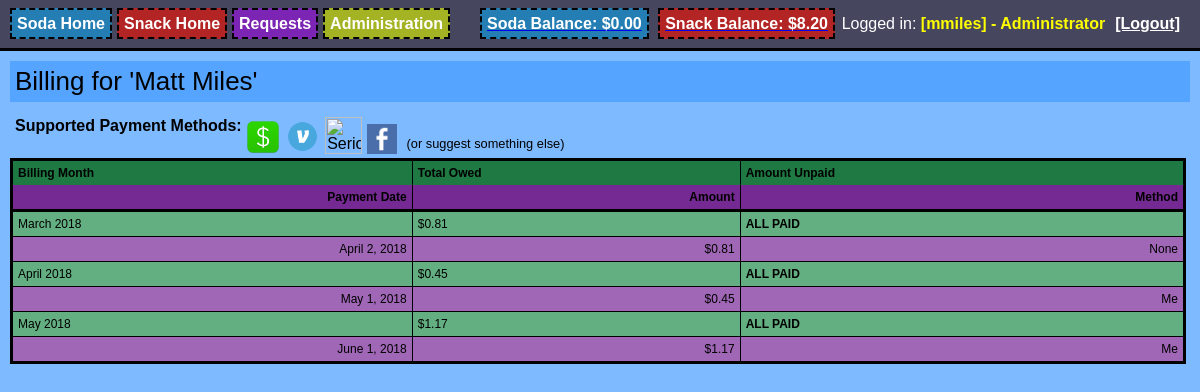
Screenshot of /billing.php?type=Soda&name=Matt Miles&userid=1 (signed in) with the database file from the repository.
### tables this page shows
CREATE TABLE "Purchase_History" (
	`UserID`	INTEGER NOT NULL,
	`ItemID`	INTEGER NOT NULL,
	`Cost`	REAL,
	`Date`	TEXT,
	`DiscountCost`	REAL
);

CREATE TABLE "Payments" (
	`UserID`	INTEGER NOT NULL,
	`Method`	TEXT,
	`Amount`	REAL NOT NULL,
	`Date`	TEXT,
	`Note`	TEXT,
	`ItemType`	TEXT
);

### Mobile_Detect.php (called while the page is built, shortened)
<?php
class Mobile_Detect
{
    protected $userAgent = null;
    protected $httpHeaders = array();
    protected $detectionType = self::DETECTION_TYPE_MOBILE;
    protected static $mobileHeaders = array(
            'HTTP_ACCEPT'                  => array('matches' => array(
                                                                        'application/x-obml2d',
                                                                        'application/vnd.rim.html',
                                                                        'text/vnd.wap.wml',
                                                                        'application/vnd.wap.xhtml+xml'
                                            )),
            'HTTP_X_WAP_PROFILE'           => null,
            'HTTP_X_WAP_CLIENTID'          => null,
            'HTTP_WAP_CONNECTION'          => null,
            'HTTP_PROFILE'                 => null,
            'HTTP_X_OPERAMINI_PHONE_UA'    => null,
            'HTTP_X_NOKIA_GATEWAY_ID'      => null,
            'HTTP_X_ORANGE_ID'             => null,
            'HTTP_X_VODAFONE_3GPDPCONTEXT' => null,
            'HTTP_X_HUAWEI_USERID'         => null,
            'HTTP_UA_OS'                   => null,
            'HTTP_X_MOBILE_GATEWAY'        => null,
            'HTTP_X_ATT_DEVICEID'          => null,
            'HTTP_UA_CPU'                  => array('matches' => array('ARM')),
    );
    protected static $operatingSystems = array(
        'AndroidOS'         => 'Android',
        'BlackBerryOS'      => 'blackberry|\bBB10\b|rim tablet os',
        'PalmOS'            => 'PalmOS|avantgo|blazer|elaine|hiptop|palm|plucker|xiino',
        'SymbianOS'         => 'Symbian|SymbOS|Series60|Series40|SYB-[0-9]+|\bS60\b',
        'WindowsMobileOS'   => 'Windows CE.*(PPC|Smartphone|Mobile|[0-9]{3}x[0-9]{3})|Window Mobile|Windows Phone [0-9.]+|WCE;',
        'WindowsPhoneOS'   => 'Windows Phone 10.0|Windows Phone 8.1|Windows Phone 8.0|Windows Phone OS|XBLWP7|ZuneWP7|Windows NT 6.[23]; ARM;',
        'iOS'               => '\biPhone.*Mobile|\biPod|\biPad',
        'MeeGoOS'           => 'MeeGo',
        'MaemoOS'           => 'Maemo',
        'JavaOS'            => 'J2ME/|\bMIDP\b|\bCLDC\b',
        'webOS'             => 'webOS|hpwOS',
        'badaOS'            => '\bBada\b',
        'BREWOS'            => 'BREW',
    );
    protected static $browsers = array(
        'Chrome'          => '\bCrMo\b|CriOS|Android.*Chrome/[.0-9]* (Mobile)?',
        'Dolfin'          => '\bDolfin\b',
        'Opera'           => 'Opera.*Mini|Opera.*Mobi|Android.*Opera|Mobile.*OPR/[0-9.]+|Coast/[0-9.]+',
        'Skyfire'         => 'Skyfire',
        'Edge'             => 'Mobile Safari/[.0-9]* Edge',
        'IE'              => 'IEMobile|MSIEMobile',
        'Firefox'         => 'fennec|firefox.*maemo|(Mobile|Tablet).*Firefox|Firefox.*Mobile|FxiOS',
        'Bolt'            => 'bolt',
        'TeaShark'        => 'teashark',
        'Blazer'          => 'Blazer',
        'Safari'          => 'Version.*Mobile.*Safari|Safari.*Mobile|MobileSafari',
        'UCBrowser'       => 'UC.*Browser|UCWEB',
        'baiduboxapp'     => 'baiduboxapp',
        'baidubrowser'    => 'baidubrowser',
        'DiigoBrowser'    => 'DiigoBrowser',
        'Puffin'            => 'Puffin',
        'Mercury'          => '\bMercury\b',
        'ObigoBrowser' => 'Obigo',
        'NetFront' => 'NF-Browser',
        'GenericBrowser'  => 'NokiaBrowser|OviBrowser|OneBrowser|TwonkyBeamBrowser|SEMC.*Browser|FlyFlow|Minimo|NetFront|Novarra-Vision|MQQBrowser|MicroMessenger',
		'PaleMoon'        => 'Android.*PaleMoon|Mobile.*PaleMoon',
    );
    protected static $uaHttpHeaders = array(
        'HTTP_USER_AGENT',
        'HTTP_X_OPERAMINI_PHONE_UA',
        'HTTP_X_DEVICE_USER_AGENT',
        'HTTP_X_ORIGINAL_USER_AGENT',
        'HTTP_X_SKYFIRE_PHONE',
        'HTTP_X_BOLT_PHONE_UA',
        'HTTP_DEVICE_STOCK_UA',
        'HTTP_X_UCBROWSER_DEVICE_UA'
    );
    public function setHttpHeaders($httpHeaders = null)
    {
        if (!is_array($httpHeaders) || !count($httpHeaders)) {
            $httpHeaders = $_SERVER;
        }
        $this->httpHeaders = array();
        foreach ($httpHeaders as $key => $value) {
            if (substr($key, 0, 5) === 'HTTP_') {
                $this->httpHeaders[$key] = $value;
            }
        }
    }
    public function getMobileHeaders()
    {
        return self::$mobileHeaders;
    }
    public function getUaHttpHeaders()
    {
        return self::$uaHttpHeaders;
    }
    public function setCfHeaders($cfHeaders = null) {
        $response = false;
        return $response;
    }
    public function setUserAgent($userAgent = null)
    {
        if (false === empty($userAgent)) {
            return $this->userAgent = $userAgent;
        } else {
            $this->userAgent = null;
            foreach ($this->getUaHttpHeaders() as $altHeader) {
                if (false === empty($this->httpHeaders[$altHeader])) {
                    $this->userAgent .= $this->httpHeaders[$altHeader] . " ";
                }
            }
            if (!empty($this->userAgent)) {
                return $this->userAgent = trim($this->userAgent);
            }
        }
        return $this->userAgent = null;
    }
    public function getUserAgent()
    {
        return $this->userAgent;
    }
    public function setDetectionType($type = null)
    {
        $this->detectionType = $type;
    }
    public static function getMobileDetectionRules()
    {
        static $rules;
        if (!$rules) {
            $rules = array_merge(
                self::$phoneDevices,
                self::$tabletDevices,
                self::$operatingSystems,
                self::$browsers
            );
        }
        return $rules;
    }
    public function getRules()
    {
        if ($this->detectionType == self::DETECTION_TYPE_EXTENDED) {
            return self::getMobileDetectionRulesExtended();
        } else {
            return self::getMobileDetectionRules();
        }
    }
    public function checkHttpHeadersForMobile()
    {
        foreach ($this->getMobileHeaders() as $mobileHeader => $matchType) {
            if (isset($this->httpHeaders[$mobileHeader])) {
                if (is_array($matchType['matches'])) {
                    return false;
                } else {
                    return true;
                }
            }
        }
        return false;
    }
    protected function matchDetectionRulesAgainstUA($userAgent = null)
    {
        return false;
    }
    public function isMobile($userAgent = null, $httpHeaders = null)
    {
        if ($this->checkHttpHeadersForMobile()) {
            return true;
        } else {
            return $this->matchDetectionRulesAgainstUA();
        }
    }
    public function match($regex, $userAgent = null)
    {
        $match = (bool) preg_match(sprintf('#%s#is', $regex), (false === empty($userAgent) ? $userAgent : $this->userAgent), $matches);
        return $match;
    }
}

### billing.php (the view, shortened to what this page needs)
<head>
<?php
    $db = new SQLite3("db/item.db");
    include("foodstock_functions.php");
    $loggedInAdmin = IsAdminLoggedIn();
    require_once 'Mobile_Detect.php';
    $detect = new Mobile_Detect;
    $device_type = ($detect->isMobile() ? ($detect->isTablet() ? 'tablet' : 'phone') : 'computer');
    $isMobile = $device_type == 'phone';
?>
<link rel="stylesheet" type="text/css" href="colorPicker.css"/>
<link rel="stylesheet" type="text/css" href="style.css"/>
<link rel="stylesheet" href="//code.jquery.com/ui/1.11.2/themes/smoothness/jquery-ui.css">
</head>
<?php
	if( $isMobile ) {
		echo "<body class='soda_body' style='display:inline-table;'>";
	} else {
		echo "<body class='soda_body'>";
	}
	include("login_bar.php");
	$itemType = $_GET['type'];
	if( $loggedInAdmin && isset($_GET['userid'] ) && isset($_GET['name'] )  ) {
		$userID = $_GET['userid'];
		$name = $_GET['name'];
	} else {
		$userID = $_SESSION['userID'];
		$name = $_SESSION['firstname'];
	}
	echo "<div class='soda_popout'  style='margin:10px; padding:5px;'><span style='font-size:26px;'>Billing for '$name'</span></div>";
	echo "<div id='restock_all'>";
	echo "<table style='font-size:12; border: 3px solid; border-collapse:collapse; margin:10px; width:98%'>";
	echo "<thead><tr style='background-color: #1f7943; border-top: 3px solid; border-right: 3px solid; border-left: 3px solid; border-bottom: none;'>";
	echo "<th style='padding:5px; border-right:1px #000 solid;' align='left'>Billing Month</th>";
	echo "<th style='padding:5px; border-right:1px #000 solid;' align='left'>Total Owed</th>";
	echo "<th style='padding:5px; border-right:1px #000 solid;' align='left'>Amount Unpaid</th>";
	echo "</tr></thead>";
	echo "<thead><tr style='background-color: #742a92; border-top: none; border-right: 3px solid; border-left: 3px solid; border-bottom: 3px solid;'>";
	echo "<th style='padding:5px; border-right:1px #000 solid; text-align:right;' align='left'>Payment Date</th>";
	echo "<th style='padding:5px; border-right:1px #000 solid; text-align:right;' align='left'>Amount</th>";
	echo "<th style='padding:5px; border-right:1px #000 solid; text-align:right;' align='left'>Method</th>";
	echo "</tr></thead>";
	$results = $db->query("SELECT Sum(Amount) as Total FROM Payments WHERE ItemType='$itemType' AND UserID = $userID");
	$totalPayments = $results->fetchArray()['Total'];
	$currentMonthLabel = "";
	$currentMonthTotal = 0;
	$currentMonth = 0;
	$currentYear = 0;
	$results = $db->query("SELECT i.Name, p.Cost, p.DiscountCost, p.Date, p.UserID FROM Purchase_History p JOIN Item i on p.itemID = i.ID WHERE p.UserID = $userID AND i.Type='$itemType' ORDER BY p.Date ASC");
	while ($row = $results->fetchArray()) {
		$date_object = DateTime::createFromFormat( 'Y-m-d H:i:s', $row['Date'] );
		$purchaseMonth = $date_object->format('F Y');
		if( $currentMonthLabel == "" ) {
			$currentMonthLabel = $purchaseMonth;
			$currentMonth = $date_object->format('m');
			$currentYear = $date_object->format('Y');
		}
		if( $purchaseMonth != $currentMonthLabel ) {
			$currentMonth = $date_object->format('m');
			$currentYear = $date_object->format('Y');
			$totalPayments = printBillMonth( $db, $itemType, $userID, $currentMonthLabel, $currentMonthTotal, $currentMonth, $currentYear, $totalPayments, false );
			$currentMonthLabel = $purchaseMonth;
			$currentMonthTotal = 0;
		}
		if( $row['DiscountCost'] != "" ) {
			$currentMonthTotal += $row['DiscountCost'];
		} else {
			$currentMonthTotal += $row['Cost'];
		}
	}
	$totalPayments = printBillMonth( $db, $itemType, $userID, $currentMonthLabel, $currentMonthTotal, $currentMonth, $currentYear, $totalPayments, true );
		echo "</table>";
	echo "</div>";
	function printBillMonth( $db, $itemType, $userID, $currentMonthLabel, $currentMonthTotal, $currentMonth, $currentYear, $totalPayments, $restOfPayments ) {
		$paymentStartMonth = $currentYear . "-" . $currentMonth . "-01";
		$paymentsWhere = "";
		if( $restOfPayments ) {
			$paymentMonthStart = $currentMonth + 1;
			$paymentYearStart = $currentYear;
			if( $paymentMonthStart < 10 ) {
				$paymentMonthStart = 0 . $paymentMonthStart;
			}
			$paymentsWhere = " Date >= '$paymentYearStart-$paymentMonthStart-01'";
		} else {
			$paymentMonthEnd = $currentMonth + 1;
			$paymentYearEnd = $currentYear;
			if( $paymentMonthEnd < 10 ) {
				$paymentMonthEnd = 0 . $paymentMonthEnd;
			}
			$paymentsWhere = " Date between '$paymentStartMonth' AND '$paymentYearEnd-$paymentMonthEnd-01'";
		}
		echo "<tr class='billing_row'>";
		echo "<td style='padding:5px; border:1px #000 solid;'>" . $currentMonthLabel . "</td>";
		echo "<td style='padding:5px; border:1px #000 solid;'>$" . number_format( $currentMonthTotal, 2 ) . "</td>";
		if( $currentMonthTotal > $totalPayments ) {
		$amountNotPaid = $currentMonthTotal - $totalPayments;
		echo "<td style='padding:5px; border:1px #000 solid;'>$" . number_format( $amountNotPaid, 2) . "</td>";
			$totalPayments = 0;
		} else {
		echo "<td style='padding:5px; border:1px #000 solid; font-weight: bold;'>ALL PAID</td>";
			$totalPayments = $totalPayments - $currentMonthTotal;
		}
		echo "</tr>";
		$paymentResults = $db->query("SELECT Date, Amount, Method FROM Payments WHERE $paymentsWhere AND ItemType='$itemType' AND UserID = $userID");
		while ($paymentRow = $paymentResults->fetchArray()) {
			$paymentDate = DateTime::createFromFormat( 'Y-m-d H:i:s', $paymentRow['Date'] );
			echo "<tr class='payment_row'>";
			echo "<td style='padding:5px; border:1px #000 solid; text-align:right;'>" . $paymentDate->format('F j, Y') . "</td>";
			echo "<td style='padding:5px; border:1px #000 solid; text-align:right;'>$" . number_format( $paymentRow['Amount'], 2 ) . "</td>";
			echo "<td style='padding:5px; border:1px #000 solid; text-align:right;'>" . $paymentRow['Method'] . "</td>";
			echo "</tr>";
		}
		return $totalPayments;
	}
?>
</body>

### style.css (style rules this page uses)
body { font-family: Helvetica, Arial, Sans-Serif; margin:0 auto; width:100%; height:100%; padding:0; background-color:#7EBAFF; }
.soda_body { background-color:#7EBAFF; }
.soda_popout { background-color: #55a4ff; }
.billing_row { background-color: #64af82; }
.payment_row { background-color: #a067b7; }

### rows the page displays
purchase_history: Date "March 2018"
payments: Date "April 2, 2018", Amount "0.81", Method "None"
purchase_history: Date "April 2018"
payments: Date "May 1, 2018", Amount "0.45", Method "Me"
purchase_history: Date "May 2018"
payments: Date "June 1, 2018", Amount "1.17", Method "Me"

### other values shown
$_SESSION['SodaBalance'] "0.00"
$_SESSION['SnackBalance'] "8.20"
$_SESSION['username'] "mmiles"
$name "Matt Miles"
$currentMonthTotal "0.81 0.45 1.17"
